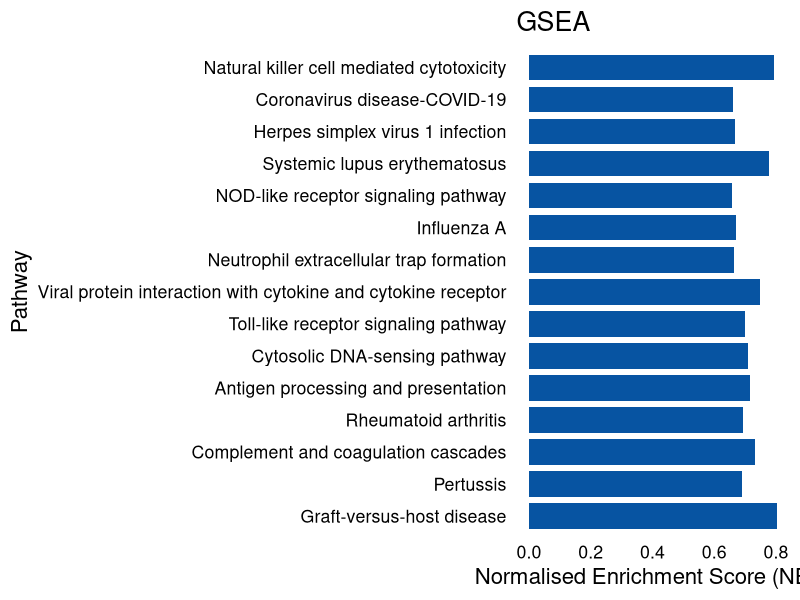
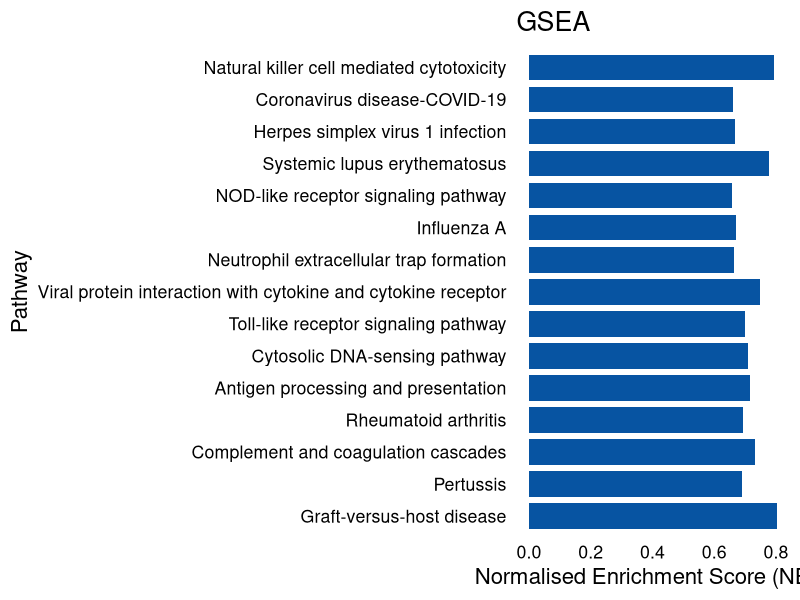

Reproduce these figures in R, in order.
# Install/load packages -------------------------------------------------------------------------
install.packages("ggplot2")
install.packages("dplyr")
library(ggplot2)
library(dplyr)


# Load iDEP pathway data ----
pathwaydata <- read.csv("GSE248521_Sig_Pathways.csv", stringsAsFactors = FALSE)

names(pathwaydata)

Pathway <- pathwaydata %>%
  rename(
    pathway = matches("Pathways"),   
    NES     = NES,
    pval    = adj.Pval)

top15_Pathway <- head(Pathway[order(Pathway$pval), ], 15)
top15_Pathway

# Bar chart of NES for top15 ----------------------------------------------------------------
ggplot(top15_Pathway, aes(x = NES, y = reorder(pathway, -pval), fill = factor(sign(NES)))) +
  geom_bar(stat = "identity", width = 0.8) +
  labs(title = "GSEA", x = "Normalised Enrichment Score (NES)", y = "Pathway") +
  theme_minimal(base_size = 16) +
  scale_fill_manual(values = c("#0754A2", "#B10029"), guide = "none") +
  scale_y_discrete(labels = function(x) gsub("^KEGG_", "", x)) +
  theme(axis.text = element_text(color = "black"),
        axis.title = element_text(color = "black"),
        panel.grid.major = element_blank(),
        panel.grid.minor = element_blank())

# Save ---------------------------------------------------------------------------------
ggsave("GSE248521_top15_GSEA NES plot.pdf", width = 16, height = 12)
